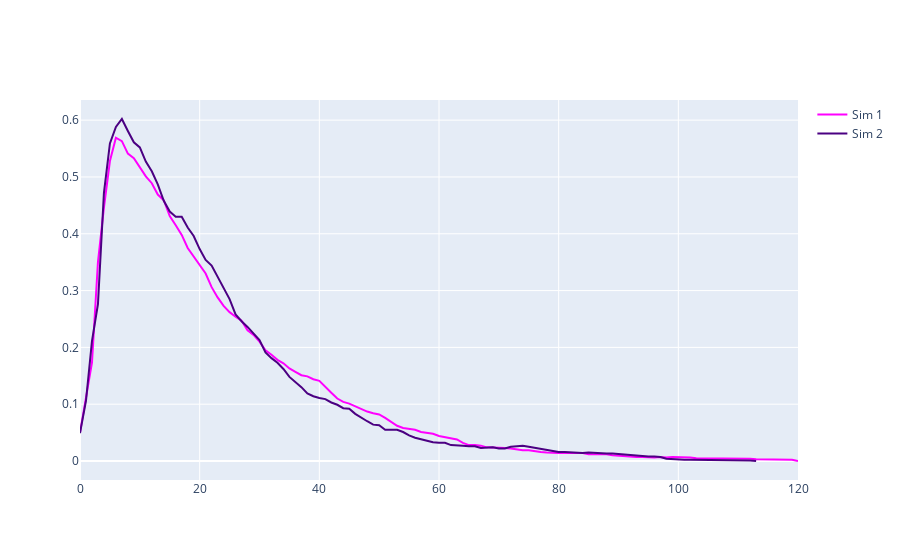

The notebook cell this image was saved under:
### Code cell
import plotly.graph_objects as go

df_1 = simulate_pandemic(graph_model='scale_free')
df_2 = simulate_pandemic(graph_model='scale_free')

fig = go.Figure()
x1 = df_1.index.to_list()
x2 = df_2.index.to_list()

y1 = df_1['infected']
y2 = df_2['infected']

fig.add_trace(go.Scatter(x=x1, y=y1,
    fill=None,
    mode='lines',
    line_color='magenta',
     name="Sim 1"
    ))


fig.add_trace(go.Scatter(x=x2, y=y2,
    fill=None,
    mode='lines',
    line_color='indigo',
     name="Sim 2"
    ))
